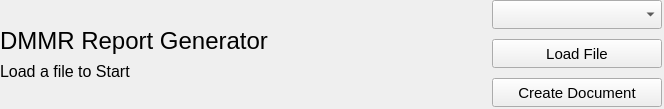
       <widget class="QWidget" name="titleWidget" native="true">
        <property name="sizePolicy">
         <sizepolicy hsizetype="Fixed" vsizetype="Fixed">
          <horstretch>0</horstretch>
          <verstretch>0</verstretch>
         </sizepolicy>
        </property>
        <property name="minimumSize">
         <size>
          <width>664</width>
          <height>109</height>
         </size>
        </property>
        <property name="maximumSize">
         <size>
          <width>664</width>
          <height>109</height>
         </size>
        </property>
        <property name="font">
         <font>
          <family>Segoe UI</family>
          <pointsize>11</pointsize>
         </font>
        </property>
        <property name="layoutDirection">
         <enum>Qt::LeftToRight</enum>
        </property>
        <layout class="QGridLayout" name="titleGridLayout">
         <property name="leftMargin">
          <number>0</number>
         </property>
         <property name="topMargin">
          <number>0</number>
         </property>
         <property name="rightMargin">
          <number>0</number>
         </property>
         <property name="bottomMargin">
          <number>0</number>
         </property>
         <property name="spacing">
          <number>0</number>
         </property>
         <item row="0" column="1" rowspan="4">
          <layout class="QVBoxLayout" name="verticalLayout" stretch="0,0,0">
           <property name="spacing">
            <number>10</number>
           </property>
           <property name="sizeConstraint">
            <enum>QLayout::SetDefaultConstraint</enum>
           </property>
           <item>
            <widget class="QComboBox" name="runModeComboBox">
             <property name="sizePolicy">
              <sizepolicy hsizetype="Minimum" vsizetype="Minimum">
               <horstretch>0</horstretch>
               <verstretch>0</verstretch>
              </sizepolicy>
             </property>
             <property name="minimumSize">
              <size>
               <width>170</width>
               <height>29</height>
              </size>
             </property>
             <property name="maximumSize">
              <size>
               <width>170</width>
               <height>29</height>
              </size>
             </property>
             <property name="font">
              <font>
               <family>Segoe UI</family>
               <pointsize>11</pointsize>
              </font>
             </property>
             <property name="frame">
              <bool>true</bool>
             </property>
            </widget>
           </item>
           <item>
            <widget class="QPushButton" name="loadFilesButton">
             <property name="sizePolicy">
              <sizepolicy hsizetype="Minimum" vsizetype="Minimum">
               <horstretch>0</horstretch>
               <verstretch>0</verstretch>
              </sizepolicy>
             </property>
             <property name="minimumSize">
              <size>
               <width>170</width>
               <height>29</height>
              </size>
             </property>
             <property name="maximumSize">
              <size>
               <width>170</width>
               <height>29</height>
              </size>
             </property>
             <property name="font">
              <font>
               <family>Segoe UI</family>
               <pointsize>11</pointsize>
              </font>
             </property>
             <property name="text">
              <string>Load File</string>
             </property>
            </widget>
           </item>
           <item>
            <widget class="QPushButton" name="saveFilesButton">
             <property name="sizePolicy">
              <sizepolicy hsizetype="Fixed" vsizetype="Fixed">
               <horstretch>0</horstretch>
               <verstretch>0</verstretch>
              </sizepolicy>
             </property>
             <property name="minimumSize">
              <size>
               <width>170</width>
               <height>29</height>
              </size>
             </property>
             <property name="maximumSize">
              <size>
               <width>170</width>
               <height>29</height>
              </size>
             </property>
             <property name="font">
              <font>
               <family>Segoe UI</family>
               <pointsize>11</pointsize>
              </font>
             </property>
             <property name="text">
              <string>Create Document</string>
             </property>
            </widget>
           </item>
          </layout>
         </item>
         <item row="1" column="0">
          <widget class="QLabel" name="titleText">
           <property name="sizePolicy">
            <sizepolicy hsizetype="Fixed" vsizetype="Fixed">
             <horstretch>0</horstretch>
             <verstretch>0</verstretch>
            </sizepolicy>
           </property>
           <property name="minimumSize">
            <size>
             <width>492</width>
             <height>32</height>
            </size>
           </property>
           <property name="maximumSize">
            <size>
             <width>492</width>
             <height>32</height>
            </size>
           </property>
           <property name="font">
            <font>
             <family>Segoe UI</family>
             <pointsize>18</pointsize>
            </font>
           </property>
           <property name="text">
            <string>DMMR Report Generator</string>
           </property>
           <property name="indent">
            <number>0</number>
           </property>
          </widget>
         </item>
         <item row="2" column="0">
          <widget class="QLabel" name="subtitleText">
           <property name="sizePolicy">
            <sizepolicy hsizetype="Fixed" vsizetype="Fixed">
             <horstretch>0</horstretch>
             <verstretch>0</verstretch>
            </sizepolicy>
           </property>
           <property name="minimumSize">
            <size>
             <width>492</width>
             <height>28</height>
            </size>
           </property>
           <property name="maximumSize">
            <size>
             <width>492</width>
             <height>28</height>
            </size>
           </property>
           <property name="font">
            <font>
             <family>Segoe UI</family>
             <pointsize>12</pointsize>
            </font>
           </property>
           <property name="text">
            <string>Load a file to Start</string>
           </property>
           <property name="margin">
            <number>3</number>
           </property>
           <property name="indent">
            <number>0</number>
           </property>
          </widget>
         </item>
        </layout>
       </widget>
